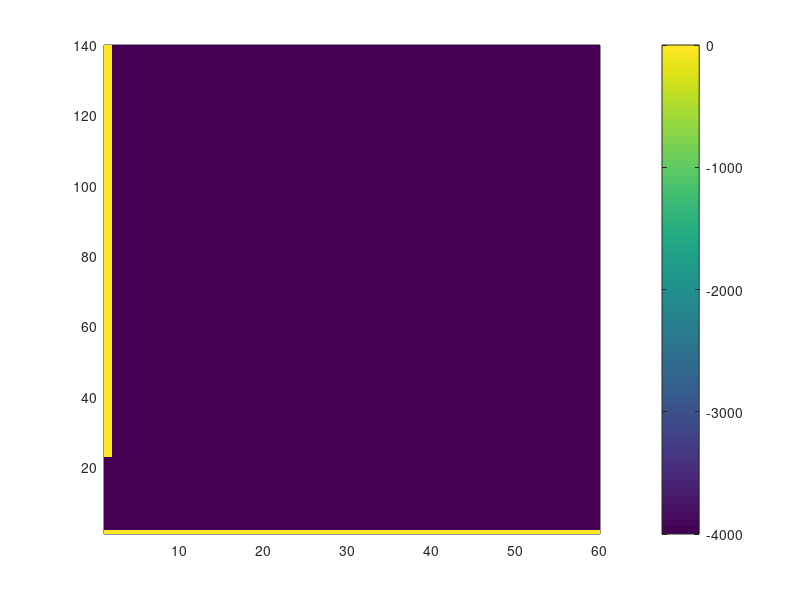
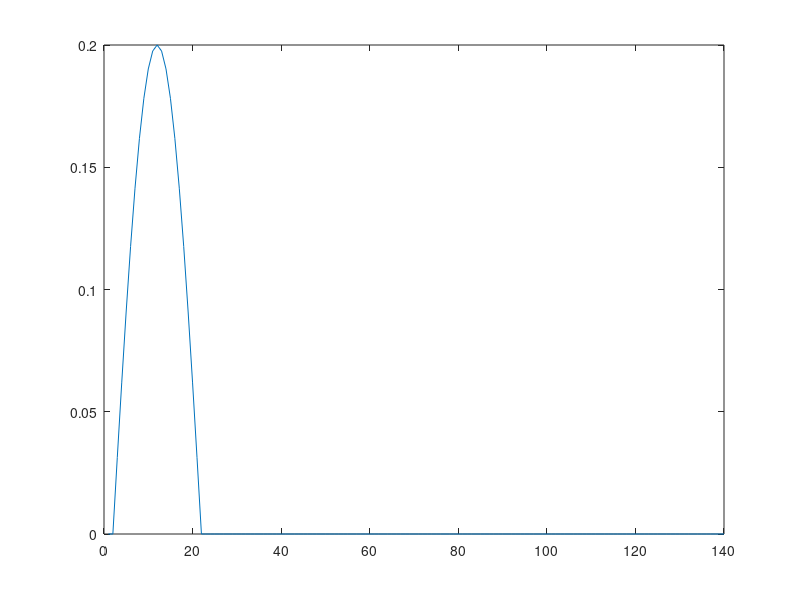
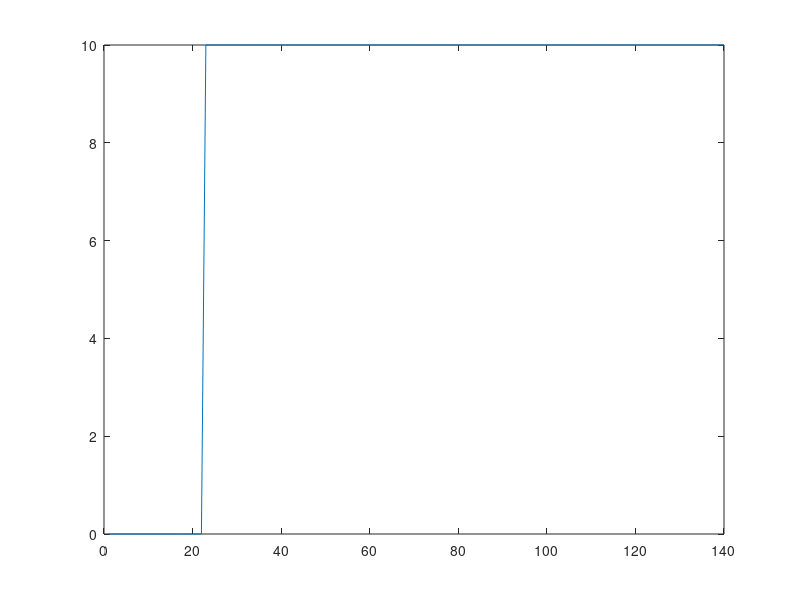
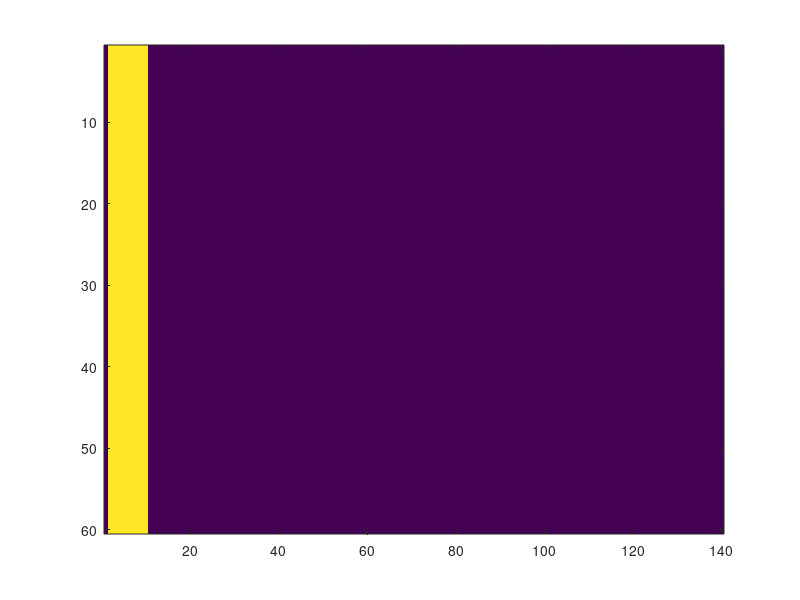

The MATLAB script that drew these images, in order:
clear all

fmt='real*8';
accuracy='real*8';
Ieee='b';


%---> Parametres

nx=60;
ny=140;
nz=27;
onedegx=nx/60;
onedegy=ny/140;

lice  = 10 ; %notice that this is number of ice grid points plus one (because first on is land)
           % 3 for 2deg of ice, 5 for 4 deg, 7 for 6 deg, 9 for 8 deg
Qice=4.0;


lati=1*((0:ny)-ny/2);

%================================================
%=============>   TOPOGRAPHY    <================
%================================================

topo = zeros(nx,ny);
topo(:,:) = -4000. ;

%south
topo(:,1) = 0.;
%north
topo(:,ny) = 0.;
%America  
topo(1 ,23:ny) = 0.;
%topo(nx,12:ny) = 0.;
%Europe+Africa
%topo(30,12:ny) = 0.;
%Asia
%topo(30:nx,ny-8:ny) = 0.;
%Scotia Ridge
%topo(1 ,2:22) = -3000.; %!cyc: remove the sill 
%topo(nx,2:14) = -3500.;

mask = topo;

for j=1:ny
    for i=1:nx
        if mask(i,j) == 0
            mask(i,j) = 0. ; 
        else
            mask(i,j) = 1. ; 
        end
    end
end


fid=fopen('topog.bin','w','b'); fwrite(fid,topo,'real*4'); fclose(fid);


figure(1)
pcolor(topo'), shading flat; colorbar
%pcolor(mask), shading flat; colorbar

%================================================
%=============>   Wind Stress    <===============
%================================================

wind  = zeros(nx,ny);
%tau0=0.17;
tau0=0.2; %!cyc: set the maximum wind stress the same as NV11 and M15

for j=1:22
	y=j-2;
	wind(:,j)=tau0*(sin(pi*y/20));
end

% for j=1:40
% 	y=j-1.2;
% 	wind(:,j)=1.007*tau0*(sin(3.5*pi*y/(ny-2)));
% end
% for j=41:60
% 	y=j-40.8;
% 	wind(:,j)=-0.65*tau0*(sin(3.5*pi*y/(ny-2)));
% end
% for j=61:80
% 	wind(:,j)=-0.65*tau0;
% end
% for j=80:100
% 	y=j-100.2;
% 	wind(:,j)=0.65*tau0*(sin(3.5*pi*y/(ny-2)));
% end
% for j=101:140
% 	y=j-119;
% 	wind(:,j)=0.58*tau0*(cos(3.5*pi*(y)/(ny-3)));
% end
% 
% for j=46:94
% 	y=j-70.5;
% 	wind(:,j)=wind(:,j)+0.56*tau0*(cos(3*pi*y/(ny+0.5)))^2;
% end
% 
% for i=1:nx
%   wind(i,:)=smooth(wind(i,:),5);
% end

wind(:,1:2)= 0;
wind(:,139:140)= 0;

fid=fopen('wind_x.bin','w','b'); fwrite(fid,wind,'real*4'); fclose(fid);

figure(2)
%pcolor(wind'),shading flat; colorbar
%colorbar
plot(wind(2,:))
hold off
%stop

%%
%=====================================================
%=================>  GM2D map     <===================
%=====================================================
% 
% GM2D = (1/3)+(2/3)*abs(wind/max(wind(10,:)));
% pcolor(GM2D'),shading flat; colorbar
% 
% fid=fopen('GM_bol2dFile.bin','w','b'); fwrite(fid,wind,'real*4'); fclose(fid);

%=====================================================
%=================>      SST      <===================
%=====================================================

SST = zeros(nx,ny);

%theta = ny-3; %width

%for i=1:nx
% for j=lice+1:ny-1
%    y=j-(ny+1)/2;
%	SST(i,j) = mask(i,j)*(29*cos(pi*y/theta));
% end
% SST(i,lice+1:ceil(ny/2))=SST(i,lice+1:ceil(ny/2))...
%                        +(6-SST(i,lice+1))*linspace(1,0,ceil(ny/2)-lice).^1.5;
%end

SST(:,1:22)=0;            %!cyc: set boundary condition to fixed-flux for the entire channel
SST(:,23:end)=10.0; %!cyc: set boundary condition to a constant SST for the basin
SST=repmat(SST,[1,1,nz]);

fid=fopen('rbcs_T.bin','w','b'); fwrite(fid,SST,'real*4'); fclose(fid);


figure(5)
plot(SST(10,:,1));
hold off;

SSTmask=zeros(nx,ny,nz);
SSTmask(:,:,1)=mask;

SSTmask(:,[1:lice,end],1)=0;
SSTmask(:,[lice+1:22,end],1)=0; %!cyc: set boundary condition to fixed-flux for the rest of the channel 

fid=fopen('rbcs_mask.bin','w','b'); fwrite(fid,SSTmask,'real*4'); fclose(fid);

figure(25)
clf
subplot(2,1,1)
imagesc(SSTmask(:,:,1));
subplot(2,1,2)
imagesc(squeeze(SSTmask(5,:,:))');



%====================================================================
%===================> Surface heat flux <============================
%====================================================================


Qc=zeros(nx,ny);
Qc(:,2:lice)=Qice;
Qc(:,lice+1:22)=0; %!cyc: set zero flux boundary condition for the rest of the channel 

fid=fopen('Qo','w','b'); fwrite(fid,Qc,'real*4'); fclose(fid);


figure(12)
imagesc(Qc(:,:));
hold off;


% =============== Taken out all tracer and float stuff ==================
% %====================================================================
% %=======================>   ptracers stuff  <========================
% %====================================================================
% 
% 
% genparam
% z = 1:length(zc);
% z = zc(1,1,:);
% y = 1:length(squeeze(yc(1,:,1)));
% y = yc(1,:,1);
% 
% x = 1:length(xc(:,1,1));
% x = xc(:,1,1);
% nx=105;
% ny=70;
% nz=40;
% 
% % dye
% 
% 
% dye=zeros(nx,ny,nz);
% dye(2:5,ny-12:ny-8,37:38)=1;
% fid=fopen('dye1.bin','w','b'); fwrite(fid,dye,'real*4'); fclose(fid);
% figure(71)
% subplot(211)
% pcolor(x,y,dye(:,:,37)');shading flat; colorbar
% subplot(212)
% D(:,:)=dye(3,:,:);
% pcolor(y,z,D');shading flat; colorbar
% 
% 
% %dye=zeros(nx,ny,nz);
% %dye(10:20,55:60,37:37)=1;
% %fid=fopen('dye.bin','w','b'); fwrite(fid,dye,'real*4'); fclose(fid);
% %figure(7)
% %subplot(211)
% %pcolor(x,y,dye(:,:,37)');shading flat; colorbar
% %subplot(212)
% %D(:,:)=dye(15,:,:);
% %pcolor(y,z,D');shading flat; colorbar
% 
% %================================================================
% %=====================>  Floats initial <========================
% %================================================================
% 
% %fid=fopen('flt_ini_pos.bin','r','b');
% %FLTini = fread(fid,'real*8');
% Nfloatsx = 5;
% Nfloatsy = 5;
% Nfloats = Nfloatsx*Nfloatsy;
% 
% Xi = 1:Nfloats;
% Yj = 1:Nfloats;
% Xi(:)=0;
% Yj(:)=0;
% dxfloats = 60/Nfloatsx;
% dyfloats = 10/Nfloatsy;
% 
% nn=1;
% for ii=1:Nfloatsx
% for jj=1:Nfloatsy
%     Xi(nn) = (ii-1)*dxfloats+dxfloats/2;
%     Yj(nn) = 130+(jj-1)*dyfloats+dyfloats/2;
%     nn=nn+1;
% end
% end
% 
% FLTini = zeros( 9, Nfloats+1 );
% 
% %FLTini(1) = Nfloats ;
% %- fill-up 1rst reccord
% FLTini(1,1) = Nfloats;
% FLTini(6,1) = Nfloats;
% 
% for i=2:Nfloats+1
%     
%    n = i-1;
%    
% %c     - npart   A unique float identifier (1,2,3,...)
% 
%    FLTini(1,i)=n ;
% 
% %c     - tstart  start date of integration of float (in s)
% %c               Note: If tstart=-1 floats are integrated right from the 
% %c               beginning
% 
%    FLTini(2,i)= -1 ;
% 
% %c     - xpart   x position of float (in units of XC)
%    
%    FLTini(3,i)= Xi(n) ;
% 
% %c     - ypart   y position of float (in units of YC)
%    
%    FLTini(4,i)= Yj(n) ;
% 
% %c     - kpart   actual vertical level of float
%    
%    FLTini(5,i)= -500.-0.5*n;
% 
% %c     - kfloat  target level of float (should be the same as kpart at
% %c               the beginning)
%    
%    FLTini(6,i)= -500.-0.5*n;
% 
% %c     - iup     flag if the float 
% %c               - should profile   ( >  0 = return cycle (in s) to surface) 
% %c               - remain at depth  ( =  0 )
% %c               - is a 3D float    ( = -1 ).
% %c               - should be advected WITHOUT additional noise ( = -2 ). 
% %c                 (This implies that the float is non-profiling)
% %c               - is a mooring     ( = -3 ), i.e. the float is not advected
%    
%    FLTini(7,i)=-1 ;
% 
% %c     - itop    time of float the surface (in s)
%    
%    FLTini(8,i)=0 ;
% 
% %c     - tend    end  date of integration of float (in s)
% %c               Note: If tend=-1 floats are integrated till the end of
% %c               the integration   
% 
%    FLTini(9,i)=-1 ;
%    
% 
% end
% 
% fid=fopen('flt_ini_pos.bin','w','b'); fwrite(fid,FLTini,'real*4');
% fclose(fid);
%
%
% ====================      end of trancer and float stuff ===============
 
%%%%%%%%%%%%%%%%%%%%%%%%%%%%%%%%%%%%%%%%%%%%%%%%%%%%%%%%%%%%%%%%%%%%

%                 START FROM U V T & S FILES
% 
% 
%     
% Tz1(:,:,:) = zeros(nx,ny,nz) +25 + 0.1*randn(nx,ny,nz);
% 
% Tz=Tz1;
% for k=1:nz
%  Tz(:,:,k) = Tz1(:,:,k).*mask(:,:);
% end
% 
% figure(111)
% clf
% imagesc(Tz(:,:,1));shading flat; colorbar;
% fid=fopen('T.init','w','b'); fwrite(fid,Tz,'real*4'); fclose(fid);

% Uz(:,:,:) = zeros(nx,ny,nz);
% Uz1 =rdmds(['U.0019500000']);
% 
% for i=1:nx-2
% for j=1:ny
%     ii=i*2;
%     jj=j*2;
%     Uz(i,j,:)=Uz1(ii,jj,:)*mask(i,j);
% end
% Uz(nx-1,j,:)=Uz(nx-2,j,:);
% Uz(nx,j,:)=Uz(nx-2,j,:);
% end
% figure(112)
% pcolor(Uz(:,:,1)');shading flat; colorbar;
% fid=fopen('U.init','w','b'); fwrite(fid,Uz,'real*4'); fclose(fid);
% 
% 
% Vz(:,:,:) = zeros(nx,ny,nz);
% Vz1 =rdmds(['V.0019500000']);
% 
% for i=1:nx-2
% for j=1:ny
%     ii=i*2;
%     jj=j*2;
%     Vz(i,j,:)=Vz1(ii,jj,:)*mask(i,j);
% end
% Vz(nx-1,j,:)=Vz(nx-2,j,:);
% Vz(nx,j,:)=Vz(nx-2,j,:);
% end
% figure(112)
% pcolor(Vz(:,:,1)');shading flat; colorbar;
% fid=fopen('V.init','w','b'); fwrite(fid,Vz,'real*4'); fclose(fid);

% 
% % % !! ADD in data !!
% %  uVelInitFile=    'U.init',
% %  vVelInitFile=    'V.init',
% %  hydrogThetaFile= 'T.init',
% %  hydrogSaltFile = 'S.init',


%%%%%%%%%%%%%%%%%%%%%%%%%%%%%%%%%%%%%%%%%%%%%%%%%%%%%%%%%%%%%%%%%%%%

 

